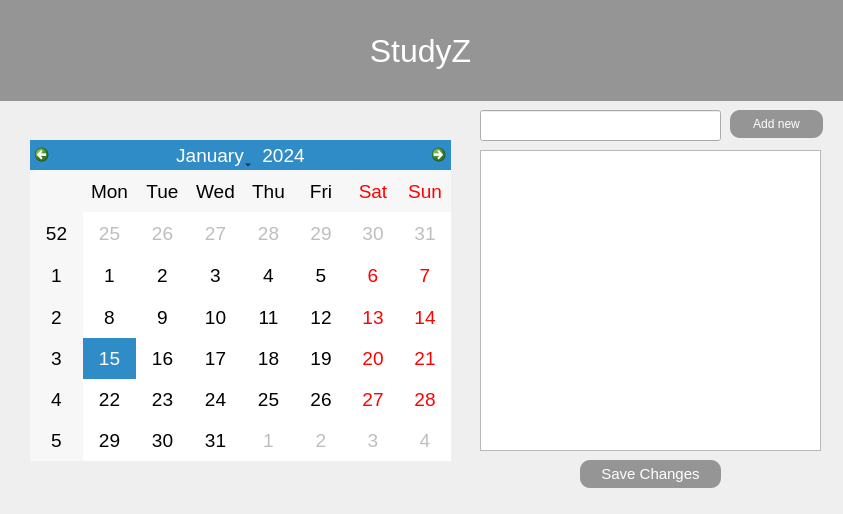
<?xml version="1.0" encoding="UTF-8"?>
<ui version="4.0">
 <class>Form</class>
 <widget class="QWidget" name="Form">
  <property name="geometry">
   <rect>
    <x>0</x>
    <y>0</y>
    <width>843</width>
    <height>514</height>
   </rect>
  </property>
  <property name="windowTitle">
   <string>Form</string>
  </property>
  <widget class="QCalendarWidget" name="calendarWidget">
   <property name="geometry">
    <rect>
     <x>30</x>
     <y>140</y>
     <width>421</width>
     <height>321</height>
    </rect>
   </property>
   <property name="styleSheet">
    <string notr="true">font:14pt;


</string>
   </property>
  </widget>
  <widget class="QListWidget" name="tasksListWidget">
   <property name="geometry">
    <rect>
     <x>480</x>
     <y>150</y>
     <width>341</width>
     <height>301</height>
    </rect>
   </property>
   <property name="styleSheet">
    <string notr="true">font:12pt;</string>
   </property>
  </widget>
  <widget class="QPushButton" name="saveButton">
   <property name="geometry">
    <rect>
     <x>580</x>
     <y>460</y>
     <width>141</width>
     <height>28</height>
    </rect>
   </property>
   <property name="styleSheet">
    <string notr="true">border-radius:10px;
background-color: #959595;
color:white;
font:11pt;</string>
   </property>
   <property name="text">
    <string>Save Changes</string>
   </property>
  </widget>
  <widget class="QPushButton" name="addButton">
   <property name="geometry">
    <rect>
     <x>730</x>
     <y>110</y>
     <width>93</width>
     <height>28</height>
    </rect>
   </property>
   <property name="styleSheet">
    <string notr="true">border-radius:10px;
background-color: #959595;
color:white;
</string>
   </property>
   <property name="text">
    <string>Add new</string>
   </property>
  </widget>
  <widget class="QLabel" name="label">
   <property name="geometry">
    <rect>
     <x>-10</x>
     <y>0</y>
     <width>861</width>
     <height>101</height>
    </rect>
   </property>
   <property name="styleSheet">
    <string notr="true">font-size : 24pt;
background : #959595;
color:white;
border-radius:8px;</string>
   </property>
   <property name="text">
    <string>StudyZ</string>
   </property>
   <property name="alignment">
    <set>Qt::AlignCenter</set>
   </property>
  </widget>
  <widget class="QLineEdit" name="taskLineEdit">
   <property name="geometry">
    <rect>
     <x>480</x>
     <y>110</y>
     <width>241</width>
     <height>31</height>
    </rect>
   </property>
   <property name="styleSheet">
    <string notr="true">font:12pt;</string>
   </property>
  </widget>
 </widget>
 <resources/>
 <connections/>
</ui>
